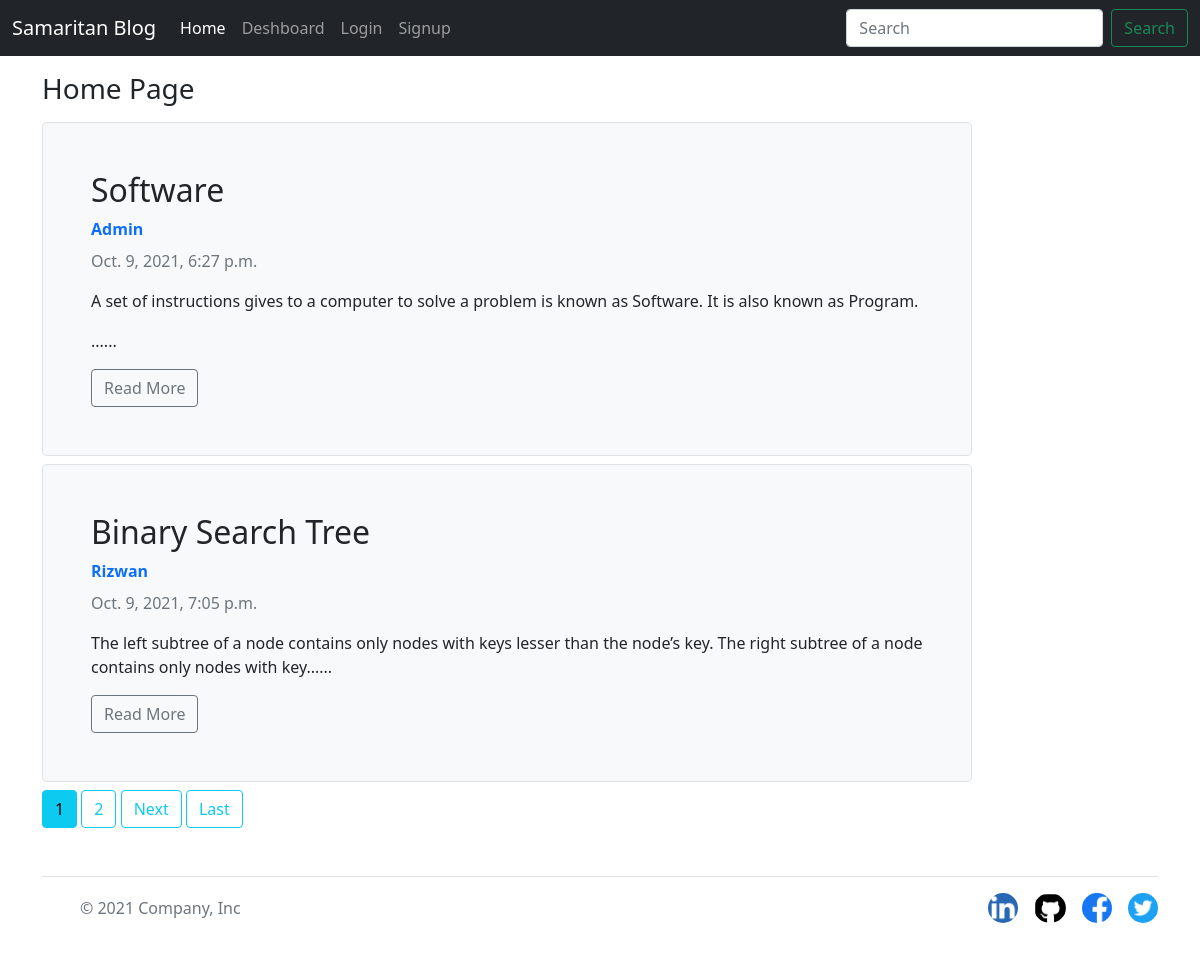
The app's page /, older data.
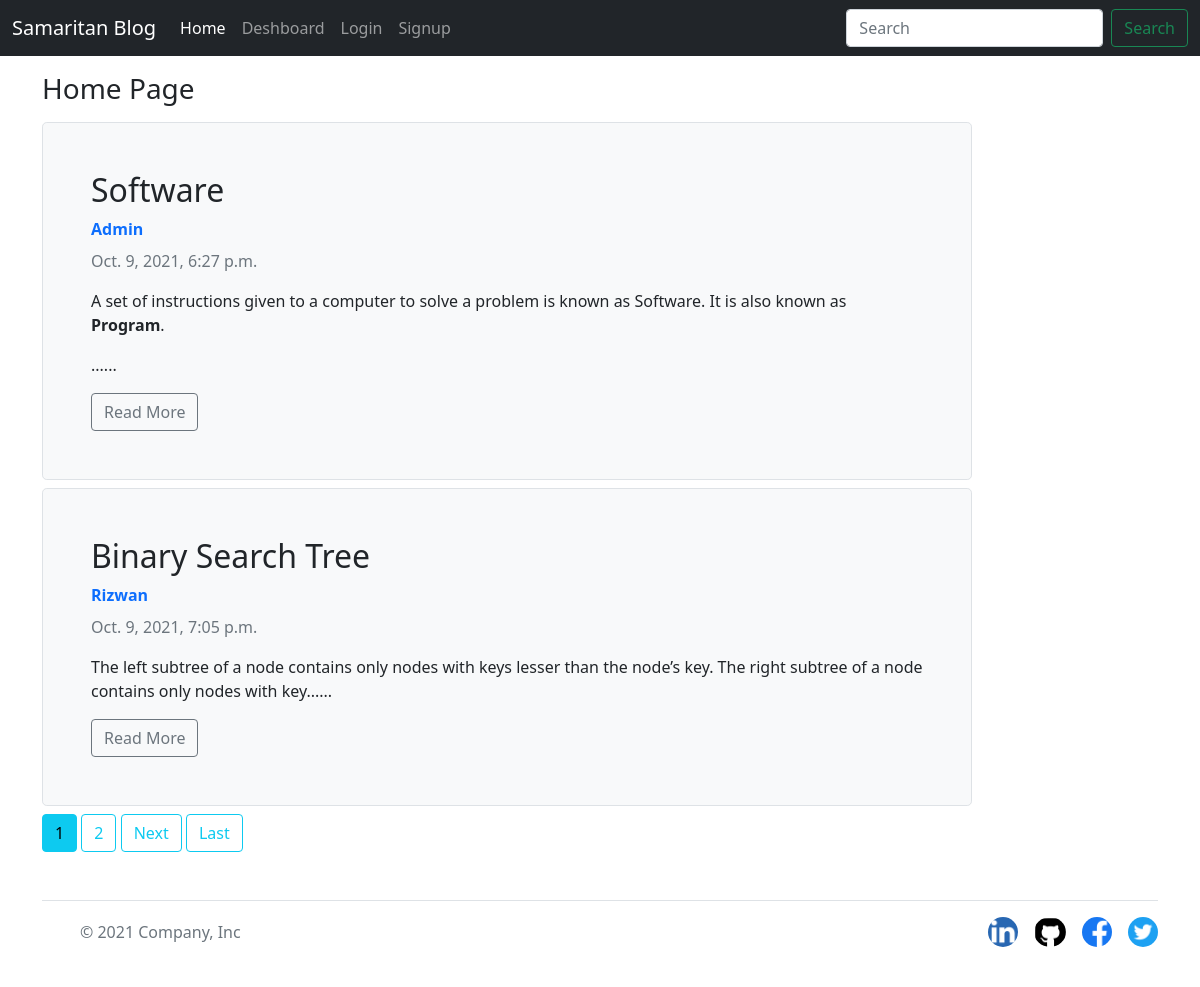
The same page, newer data.
### blog/models.py (models this page shows, shortened)
class Post(models.Model):
    title = models.CharField(max_length=50)
    author = models.ForeignKey(User, on_delete=models.CASCADE)
    published_date = models.DateTimeField(default=timezone.now)
    content = RichTextField(blank = True, null = True)
    visible = models.BooleanField(default=False)
    upload = models.ImageField(upload_to ='uploads/')

### blog/views.py (the view)
# urls.py: path('', views.index, name='home'),
def index(request):
    posts = Post.objects.filter(visible=True)
    paginator = Paginator(posts, 2)
    page = request.GET.get('page')
    page_obj = paginator.get_page(page)
    return render(request, 'blog/home.html', {'posts': posts, 'page_obj':page_obj})

### blog/templates/blog/home.html (shortened to what this page needs)
{% extends 'blog/base.html' %}
{% load static %}
{% block content %}
<div class="continer my-3">
<h3 class="my-3">Home Page</h3>
    {% for p in page_obj%}
    <article class="media content-section">
        <div class="col-sm-10 my-2">
            <div class="h-180 p-5 bg-light border rounded-3">
                <h2>{{p.title}}</h2>
                <strong class="d-inline-block mb-2 text-primary"><a
                        href="{% url 'blog-list' p.author %}">{{p.author|capfirst}}</a>
                </strong>
                <div class="mb-1 text-muted">{{p.published_date}}</div>
                <p>{{p.content|slice:"0:150"|safe}}......</p>
                <a class="btn btn-outline-secondary" href="{% url 'PostDetail' p.id %}">Read More</a>
            </div>
        </div>
    </article>
    {%endfor%}
    {% for num in page_obj.paginator.page_range %}
    {% if page_obj.number == num %}
    <a class="btn btn-info mb-4" href="?page={{ num }}">{{ num }}</a>
    {% elif num > page_obj.number|add:'-2' and num < page_obj.number|add:'2' %} <a class="btn btn-outline-info mb-4"
        href="?page={{ num }}">{{ num }}</a>
        {% endif %}
        {% endfor %}
        {% if page_obj.has_next %}
        <a class="btn btn-outline-info mb-4" href="?page={{ page_obj.next_page_number }}">Next</a>
        <a class="btn btn-outline-info mb-4" href="?page={{ page_obj.paginator.num_pages }}">Last</a>
        {% endif %}
</div>
{% endblock content %}

### blog/templates/blog/base.html (shortened to what this page needs)
<!DOCTYPE html>
{% load static %}
<html lang="en">
<head>
    <link rel="stylesheet" href="{% static 'blog/css/bootstrap.css' %}">
    <link rel="stylesheet" href="{% static 'blog/css/style.css' %}">
</head>
<body>
{% include 'blog/navbar.html' %}
    <div class="container">
            {% block content %} {% endblock content %}
    </div>
{% include 'blog/footer.html' %}
</body>
</html>

### blog/templates/blog/navbar.html (shortened to what this page needs)
<nav class="navbar navbar-expand-lg navbar-dark bg-dark">
  <div class="container-fluid">
    <a class="navbar-brand" href="/">Samaritan Blog</a>
    <div class="collapse navbar-collapse" id="navbarSupportedContent">
      <ul class="navbar-nav me-auto mb-2 mb-lg-0">
        <li class="nav-item">
          <a class="nav-link active" aria-current="page" href="/">Home</a>
        </li>
        <li class="nav-item">
          <a class="nav-link" href="{% url 'dashboard' %}">Deshboard</a>
        </li>
        <li class="nav-item">
          <ul class="navbar-nav me-auto mb-2 mb-lg-0">
            {% if request.user.is_authenticated %}
            <li class="nav-item dropdown mx-2">
              <a class="nav-link dropdown-toggle text-white" href="#" id="profileDropdown" role="button"
                data-bs-toggle="dropdown" aria-expanded="false">
                {{user.username|capfirst}}
              </a>
              <ul class="dropdown-menu" aria-labelledby="profileDropdown">
                <li><a class="dropdown-item" href="#">Profile</a></li>
                <li><a class="dropdown-item" href="{% url 'changepassword' %}">Change Password</a></li>
                <li><a class="dropdown-item" href="{% url 'logout' %}">Logout</a></li>
              </ul>
            </li>
            {% else %}
            <li class="nav-item">
              <a class="nav-link" href="{% url 'login' %}">Login</a>
            </li>
            <li class="nav-item">
              <a class="nav-link" href="{% url 'signup' %}">Signup</a>
            </li>
            {%endif%}
          </ul>
        </li>
      </ul>
      <form class="d-flex">
        <input class="form-control me-2" type="search" placeholder="Search" aria-label="Search">
        <button class="btn btn-outline-success" type="submit">Search</button>
      </form>
    </div>
  </div>
</nav>

### blog/templates/blog/footer.html
{% load static %}
<div class="container">
    <footer class="d-flex flex-wrap justify-content-between align-items-center py-3 my-4 border-top">
        <div class="col-md-4 d-flex align-items-center">
            <a href="/" class="mb-3 me-2 mb-md-0 text-muted text-decoration-none lh-1">
                <svg class="bi" width="30" height="24">
                    <use xlink:href="#bootstrap"></use>
                </svg>
            </a>
            <span class="text-muted">© 2021 Company, Inc</span>
        </div>
        <ul class="nav col-md-4 justify-content-end list-unstyled d-flex">
            <li class="ms-3"><a href="https://www.linkedin.com/in/muhammad-rizwan-5b202817a/">
                    <img src="{% static 'blog/img/linkedin_logo_icon.png' %}" alt="linkedin" height="30px" width="30px" class="rounded-circle"></a></li>
            <li class="ms-3"><a href="https://github.com/rizwanch786">
                    <img src="{% static 'blog/img/github_icon.png' %}" alt="github_icon" height="30px" width="32px" class="rounded-circle"></a>
            </li>
            <li class="ms-3"><a href="#">
                    <img src="{% static 'blog/img/facebook logo_icon.png' %}" alt="facebook" height="30px" width="30px" class="rounded-circle"></a>
            </li>
            <li class="ms-3"><a href="#">
                <img src="{% static 'blog/img/twitter_logo_icon.png' %}" alt="twitter_icon" height="30px" width="30px" class="rounded-circle"></a>
        </li>
        </ul>
    </footer>
</div>

### blog/static/blog/css/style.css (style rules this page uses)
a { text-decoration: none; }

Row changes from the older to the newer data that the page shows:
changed Post "Software": content "A set of instructions gives to a computer to solve a problem is known as Software. It is also known as Program." → "A set of instructions given to a computer to solve a problem is known as Software. It is also known as Program ."
